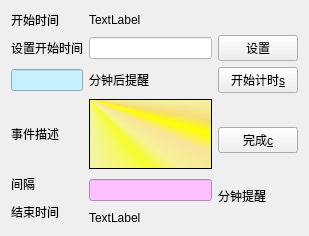
<?xml version="1.0" encoding="UTF-8"?>
<ui version="4.0">
 <class>Form</class>
 <widget class="QWidget" name="Form">
  <property name="geometry">
   <rect>
    <x>0</x>
    <y>0</y>
    <width>309</width>
    <height>201</height>
   </rect>
  </property>
  <property name="windowTitle">
   <string>Form</string>
  </property>
  <property name="autoFillBackground">
   <bool>false</bool>
  </property>
  <property name="styleSheet">
   <string notr="true"/>
  </property>
  <layout class="QGridLayout" name="gridLayout">
   <item row="0" column="0">
    <widget class="QLabel" name="label">
     <property name="text">
      <string>开始时间</string>
     </property>
    </widget>
   </item>
   <item row="0" column="1">
    <widget class="QLabel" name="labelStartTime">
     <property name="text">
      <string>TextLabel</string>
     </property>
    </widget>
   </item>
   <item row="1" column="0">
    <widget class="QLabel" name="label_3">
     <property name="text">
      <string>设置开始时间</string>
     </property>
    </widget>
   </item>
   <item row="1" column="1">
    <widget class="QLineEdit" name="lineEditStartTime">
     <property name="styleSheet">
      <string notr="true">border-color: #7722ff;
color: rgb(0, 0, 255);
image: url(:/img/aaaa.jpg);
background-color: rgb(255, 255, 255);
</string>
     </property>
    </widget>
   </item>
   <item row="1" column="2">
    <widget class="QPushButton" name="btnSetStartTime">
     <property name="text">
      <string>设置</string>
     </property>
    </widget>
   </item>
   <item row="2" column="0">
    <widget class="QLineEdit" name="lineEditTimeCount">
     <property name="styleSheet">
      <string notr="true">border-color: #7722ff;
background-color: rgb(199, 240, 255);</string>
     </property>
    </widget>
   </item>
   <item row="2" column="1">
    <widget class="QLabel" name="label_4">
     <property name="text">
      <string>分钟后提醒</string>
     </property>
    </widget>
   </item>
   <item row="2" column="2">
    <widget class="QPushButton" name="btnStartTimer">
     <property name="text">
      <string>开始计时&amp;s</string>
     </property>
    </widget>
   </item>
   <item row="3" column="0">
    <widget class="QLabel" name="label_7">
     <property name="text">
      <string>事件描述</string>
     </property>
    </widget>
   </item>
   <item row="3" column="2" rowspan="2">
    <widget class="QPushButton" name="btnComplete">
     <property name="text">
      <string>完成&amp;c</string>
     </property>
    </widget>
   </item>
   <item row="4" column="0" rowspan="2">
    <widget class="QLabel" name="label_5">
     <property name="text">
      <string>间隔</string>
     </property>
    </widget>
   </item>
   <item row="4" column="1" rowspan="3">
    <widget class="QLineEdit" name="intervalNoticeEdit">
     <property name="styleSheet">
      <string notr="true">border-color: #7722ff;
background-color: rgb(253, 193, 255);</string>
     </property>
    </widget>
   </item>
   <item row="5" column="2" rowspan="2">
    <widget class="QLabel" name="label_6">
     <property name="text">
      <string>分钟提醒</string>
     </property>
    </widget>
   </item>
   <item row="6" column="0" rowspan="2">
    <widget class="QLabel" name="label_2">
     <property name="text">
      <string>结束时间</string>
     </property>
    </widget>
   </item>
   <item row="7" column="1">
    <widget class="QLabel" name="labelEndTime">
     <property name="text">
      <string>TextLabel</string>
     </property>
    </widget>
   </item>
   <item row="3" column="1">
    <widget class="QTextEdit" name="LEDescription">
     <property name="styleSheet">
      <string notr="true">background-color: qconicalgradient(cx:0, cy:0, angle:135, stop:0 rgba(255, 255, 0, 69), stop:0.375 rgba(255, 255, 0, 69), stop:0.423533 rgba(251, 255, 0, 145), stop:0.45 rgba(247, 255, 0, 208), stop:0.477581 rgba(255, 244, 71, 130), stop:0.518717 rgba(255, 218, 71, 130), stop:0.55 rgba(255, 255, 0, 255), stop:0.57754 rgba(255, 203, 0, 130), stop:0.625 rgba(255, 255, 0, 69), stop:1 rgba(255, 255, 0, 69));</string>
     </property>
    </widget>
   </item>
  </layout>
 </widget>
 <tabstops>
  <tabstop>lineEditTimeCount</tabstop>
  <tabstop>intervalNoticeEdit</tabstop>
  <tabstop>LEDescription</tabstop>
  <tabstop>btnStartTimer</tabstop>
  <tabstop>btnComplete</tabstop>
  <tabstop>btnSetStartTime</tabstop>
  <tabstop>lineEditStartTime</tabstop>
 </tabstops>
 <resources>
  <include location="../res/qrc_guiTimer.qrc"/>
 </resources>
 <connections/>
</ui>
